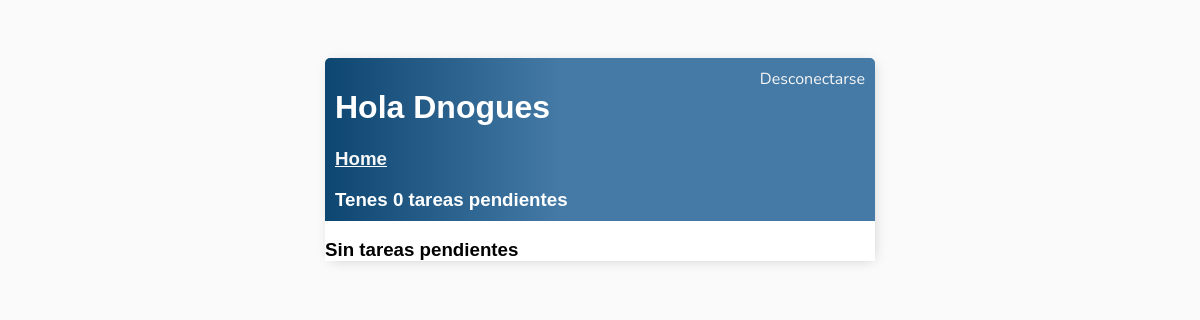
/tareas/ (signed in), run on an earlier commit of the app's database.
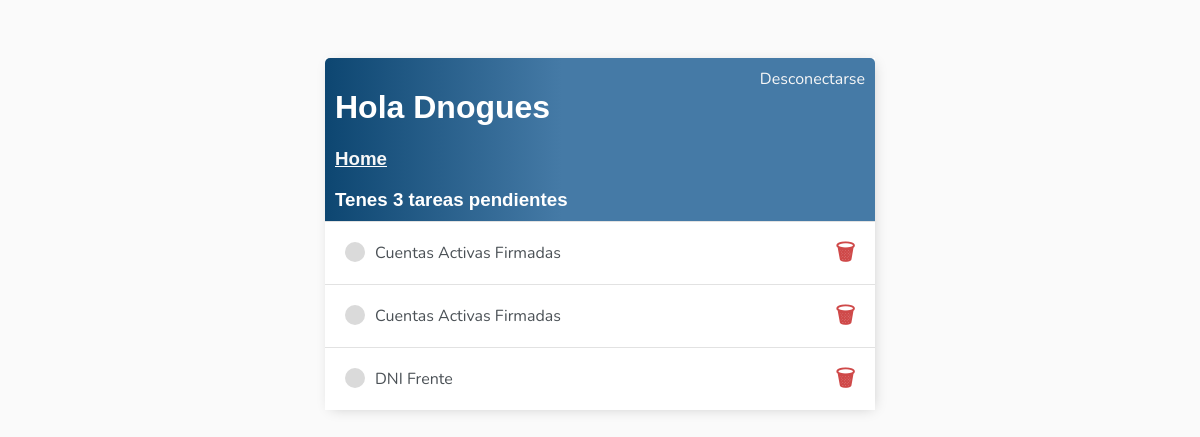
And on a later commit of the database.
### tareas/models.py (models this page shows, shortened)
class Tareas(models.Model):
    user = models.ForeignKey(User, on_delete=models.CASCADE,null=True,blank=True)
    titulo = models.CharField(max_length=200)
    descripcion = models.TextField(null=True,blank=True)
    descarga = models.FileField(null=True,blank=True)
    adjunto = models.FileField(blank=True,null=True,upload_to=save_path)
    completo = models.BooleanField(default=False)
    actualizado = models.DateField(auto_now=True) # fecha de actualizacion para
    creado = models.DateField(auto_now_add=True)
    pv = models.ForeignKey(Preventa, on_delete=models.CASCADE, null=True,blank=True)
    def __str__(self) -> str:
        return self.titulo
    class Meta:
        ordering = ['completo']
        verbose_name = 'tarea'
        verbose_name_plural = 'tareas'

### tareas/views.py (the view)
# urls.py: path('',ListaTareas.as_view(),name='tareas'),
class ListaTareas(LoginRequiredMixin, ListView):
    model = Tareas
    context_object_name = 'tareas'
    def get_context_data(self, **kwargs: Any) -> Dict[str, Any]:
        context = super().get_context_data(**kwargs)
        context['tareas'] = context['tareas'].filter(user=self.request.user)
        context['cantidad'] = context['tareas'].filter(completo=False).count()
        return context

### tareas/templates/tareas/tareas_list.html
{% extends 'tareas/base.html' %}
{% block content %}
<div class="header-bar">
    <div>
        <div >
            <h1>Hola {{request.user|title}}</h1>
            <u><a href="{% url 'home' %}"><h3 style="margin-right: 20px; display: flex;">Home</h3></a></u>
            <h3 style="margin:0"> Tenes {{cantidad}} tarea{{cantidad|pluralize:"s" }} pendientes</h3>
        </div>
    </div>
    {% if request.user.is_authenticated %}
    <a href="{% url 'logout' %}">Desconectarse</a>
    {% else %}
    <a href="{% url 'login' %}">Conectarse</a>
    {% endif %}
</div>
<div class="task-items-wraper">
    {% for tarea in tareas %}
        <div class="task-wraper">
            {% if tarea.completo %}
                <div class="task-title" >
                    <div class="task-complete-icon"></div>
                    <i><s><a href="{% url 'actualizar-tarea' tarea.id %}">{{tarea}}</a></s></i>
                </div>
                <a class="delete-link" href="{% url 'eliminar-tarea' tarea.id %}">&#215;</a>
            {% else %}
                <div class="task-title">
                    <div class="task-incomplete-icon"></div>
                    <a href="{% url 'actualizar-tarea' tarea.id %}">{{tarea}}</a>
                </div>
                <a class="delete-link" href="{% url 'eliminar-tarea' tarea.id %}">&#128465;</a>
                {% endif %}
        </div>
        {% empty %}
        <h3>Sin tareas pendientes</h3>
        {% endfor %}
</div>
{% endblock content%}

### tareas/templates/tareas/base.html (shortened to what this page needs)
<!DOCTYPE html>
<html lang="en">
<head>
</head>
<body>
    <div class="container">
        {% block content %}
        {% endblock %}
    </div>
</body>
</html>

### tareas/templates/tareas/base.html (style rules this page uses)
body { background-color: #FAFAFA; font-family: 'Nunito', sans-serif; padding-top: 50px; }
h1, h2, h3, h4, h5, h6 { font-family: 'Raleway', sans-serif; }
a, p,li { color: #4b5156; }
.container { max-width: 550px; margin: auto; background-color: #fff; -webkit-box-shadow: 2px 2px 13px -4px rgba(0, 0, 0, 0.21); box-shadow: 2px 2px 13px -4px rgba(0, 0, 0, 0.21); }
.header-bar { display: flex; justify-content: space-between; color: #fff; padding: 10px; border-radius: 5px 5px 0 0; background: linear-gradient(90deg, #0d4671 0%, #457aa6 43%, #457aa6 100%); }
.header-bar a { color: #f7f7f7; text-decoration: none; }
.task-wraper { display: flex; align-items: center; justify-content: space-between; padding: 20px; background-color: #fff; border-top: 1px solid #e2e2e2; }
.task-title { display: flex; }
.task-title a { text-decoration: none; color: #4b5156; margin-left: 10px; }
.task-incomplete-icon { height: 20px; width: 20px; background-color: #dadada; border-radius: 50%; }
.delete-link { text-decoration: none; font-weight: 900; color: #cf4949; font-size: 22px; line-height: 0; }

What changed in the data, as far as the page shows it:
added Tareas: titulo "Cuentas Activas Firmadas"
added Tareas: titulo "Cuentas Activas Firmadas"
added Tareas: titulo "DNI Frente"
Also different on the page:
{{ cantidad }}: "0" → "3"
text no longer shown: "Sin tareas pendientes"
